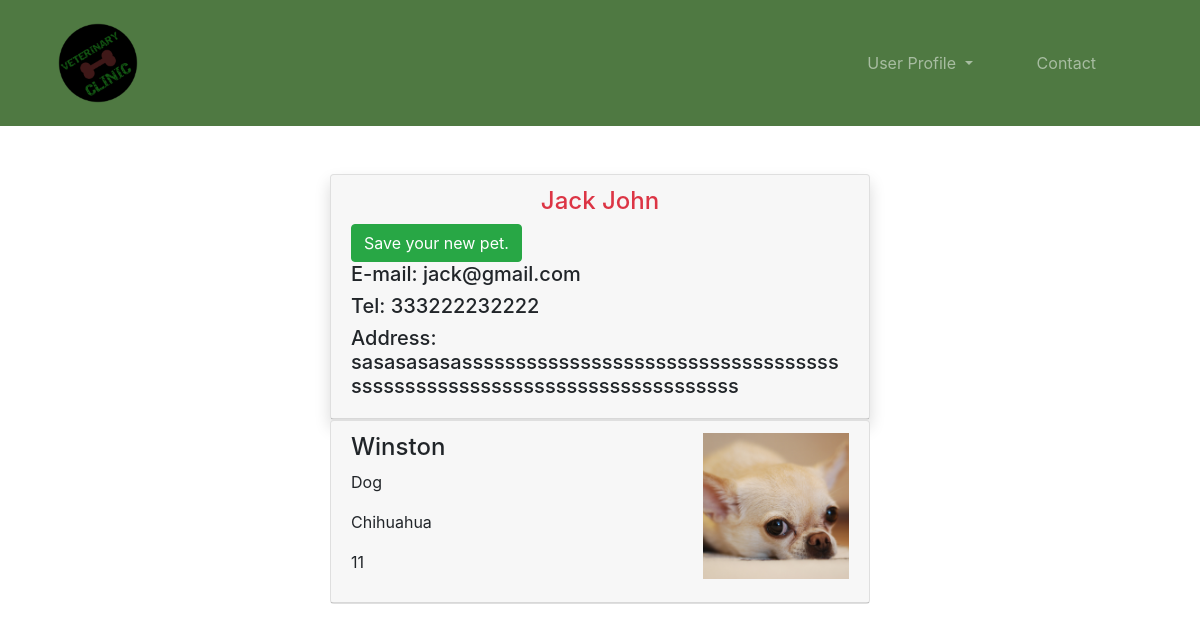
The page /user/petowner/Beybi (signed in) on the database its author committed.
### user/models.py (models this page shows, shortened)
class Petowner(models.Model):
    user = models.OneToOneField(User, null=True, blank=False, verbose_name="User", on_delete=models.CASCADE)
    tel = models.CharField(max_length=13, verbose_name="Phone")
    address = models.CharField(max_length=100, verbose_name="Address")
    class Meta:
        verbose_name_plural = "Additional information for the user"

### pet/models.py (models this page shows)
class Pet(models.Model):
    petowner = models.ForeignKey("auth.user", on_delete=models.CASCADE)
    image = models.FileField(null=True, blank=True, verbose_name="Image")
    type = models.CharField(max_length=20, verbose_name="Type")
    genius = models.CharField(max_length=20, verbose_name="Genius")
    name = models.CharField(max_length=20, verbose_name="Name")
    age = models.CharField(max_length=4, verbose_name="Age")
    explanation = models.TextField(verbose_name="Explanation")
    created_date = models.DateField(auto_now_add=True, verbose_name="Created Date")

### user/views.py (the view)
# urls.py: path('petowner/<username>', views.petowner, name="petowner"), #special page for user /petowner/username/blablaba..
@login_required(login_url="user:login")
def petowner(request, username):
    user = get_object_or_404(User, username=username)
    pets = Pet.objects.filter(petowner=request.user)
    return render(request, "petowner.html", {"user":user, "pets":pets})

### templates/petowner.html (shortened to what this page needs)
{% extends "base.html" %}
{% block body %}
    <header class="container mt-5">
        <div class="row">
            <div class="col-md-6 m-auto">
            {% if not  request.user.is_superuser %}
                <div class="card shadow">
                    <div class="card-header">
                        <h4 class="text-center text-danger">{{user.first_name}} {{user.last_name}}</h4>
                        <a class="btn btn-success" href="{% url 'pet:addpet' %}">Save your new pet.</a>
                        <h5>E-mail: {{user.email}}</h5>
                        <h5>Tel: {{user.petowner.tel}}</h5>
                        <h5>Address: {{user.petowner.address}}</h5>
                    </div>
                </div>
            {% endif %}
            </div>
        </div>
        <div class="row">
            <div class="col-md-6 m-auto">
                {% for pet in pets %}
                    <div class="card">
                        <div class="card-header">
                            <div class="row">
                                <div class="col-8">
                                    <h4>{{pet.name}}</h4>
                                    <p>{{pet.type}}</p>
                                    <p>{{pet.genius}}</p>
                                    <p>{{pet.age}}</p>
                                </div>
                                <div class="col-4">
                                    <img src="{{pet.image.url}}" class="img-fluid">
                                </div>
                            </div>
                        </div>
                    </div>
                {% endfor %}
            </div>
        </div>
    </header>
{% endblock %}

### static/css/style.css (style rules this page uses)
body { margin: 0 !important; padding: 0 !important; }

### rows shown on the page
Pet: name "Winston", type "Dog", genius "Chihuahua", age "11", image (picture)

### other values the page prints
{{ user.first_name }} "Jack"
{{ user.last_name }} "John"
{{ user.email }} "jack@gmail.com"
{{ user.petowner.tel }} "333222232222"
{{ user.petowner.address }} "sasasasasasssssssssssssssssssssssssssssssssssssssssssssssssssssssssssssssssssssss"
